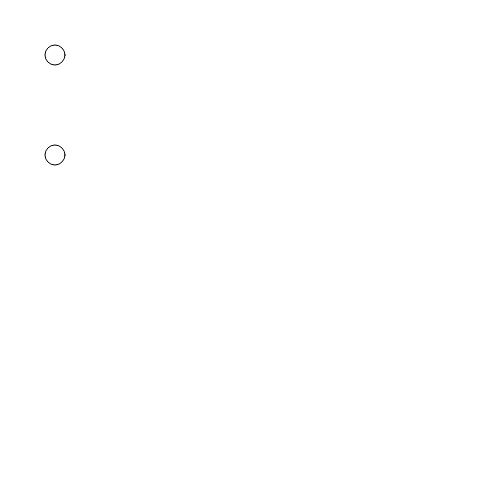
Frame 1 (no input)
Frame 60 (no input): identical to frame 1, image omitted
Frame 120 (the mouse pressed at the canvas centre since frame 60): identical to frame 1, image omitted

The p5.js sketch that drew this single still picture (run headless with seeded random() and noise() and a simulated clock; from frame 60 on, the mouse is pressed at the canvas centre):

// p5.js sketch
// ── sketch.js
function setup() {
    createCanvas(500, 500);
    background(255);
    circle(55, 55, 20);
    circle(55, 155, 20);
}


function draw() {
    
}
